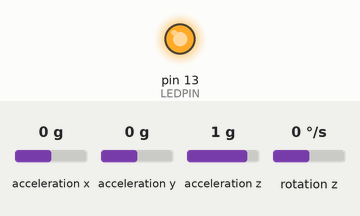
Recording of a sketch running on a simulated Arduino Uno, built with avr-gcc and run on an emulated ATmega328P. Parts: output pins drawn as LEDs (lit = HIGH). Wiring (inferred from the names in the program): MPU-6050 motion sensor at I2C address 0x68. The test bench sets the inputs (shaded band); at power-on: acceleration x 0 g, acceleration y 0 g, acceleration z 1 g, rotation z 0 °/s. What the sketch prints to the serial monitor is not drawn.

Above: at 0.01 s.
At 5.0 s:
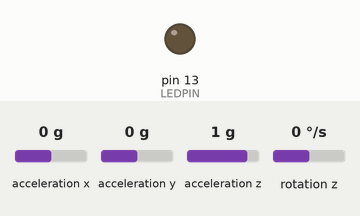
Timing chart, 0 to 6.5 s (numbered marks = the images above):
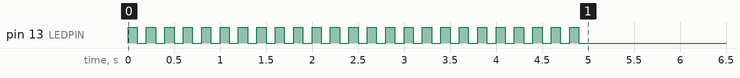

The sketch:

gyro-gyrobo.ino
```cpp
/****************************************
 * test gyro
 * Seulement le code lié à la lecture du gyro
 * issu du code du balancing robot
 * voir http://www.instructables.com/id/Brushless-Gimbal-Balancing-Robot/?ALLSTEPS
 */

#define LEDPIN   13

//angle calculations from MPU-6050--------------------------------------------------
#include <Wire.h>

#define MPU6050 0x68              //Device address (standard)
#define ACCEL_CONFIG 0x1C         //Accelerometer configuration address
#define GYRO_CONFIG 0x1B          //Gyro configuration address

//Registers: Accelerometer, Temp, Gyroscope
#define ACCEL_XOUT_H 0x3B
#define ACCEL_XOUT_L 0x3C
#define ACCEL_YOUT_H 0x3D
#define ACCEL_YOUT_L 0x3E
#define ACCEL_ZOUT_H 0x3F
#define ACCEL_ZOUT_L 0x40
#define TEMP_OUT_H 0x41
#define TEMP_OUT_L 0x42
#define GYRO_XOUT_H 0x43
#define GYRO_XOUT_L 0x44
#define GYRO_YOUT_H 0x45
#define GYRO_YOUT_L 0x46
#define GYRO_ZOUT_H 0x47
#define GYRO_ZOUT_L 0x48

#define PWR_MGMT_1 0x6B
#define PWR_MGMT_2 0x6C


//Sensor output scaling
#define accSens 0             // 0 = 2g, 1 = 4g, 2 = 8g, 3 = 16g
#define gyroSens 1            // 0 = 250rad/s, 1 = 500rad/s, 2 1000rad/s, 3 = 2000rad/s


int16_t  AcX, AcY, GyZ;       // acceleration en x et y, angle en z

//IMU offset values
int16_t  AcX_offset = 0;
int16_t  AcY_offset = 0;
int16_t  GyZ_offset = 0;
int32_t  GyZ_offset_sum = 0;


void setup() {

  pinMode (LEDPIN, OUTPUT);
  // Start Serial Port
  Serial.begin(57600);
  Serial.println("gyro test" );
  Serial.println("Pret !");

  for (int i = 0; i < 50; i++)
  {
    digitalWrite(LEDPIN, !digitalRead(LEDPIN));
    delay (100);
  }

  //setup robot angle calculation
  Serial.println("calibrating gyroscope...........");
  angle_setup();
}

void loop() {

    //calculate angle of robot
    angle_calc();

    // ajouté pour faciliter la compréhension des mouvements et leurs résultats
    delay(1000);
    Serial.println("--------------- Nouvelle Mesure ---------------");


}

//------------------------------------------------------------------
//Robot angle calculations------------------------------------------
//------------------------------------------------------------------

void writeTo(byte device, byte address, byte value) {
  Wire.beginTransmission(device);
  Wire.write(address);
  Wire.write(value);
  Wire.endTransmission(true);
}


//setup MPU6050
void angle_setup()
{
  Wire.begin();
  delay (100);
  writeTo(MPU6050, PWR_MGMT_1, 0);
  writeTo(MPU6050, ACCEL_CONFIG, accSens << 3); // Specifying output scaling of accelerometer
  writeTo(MPU6050, GYRO_CONFIG, gyroSens << 3); // Specifying output scaling of gyroscope
  delay (100);

  Serial.println("angle setup done !");
}


//calculate robot tilt angle
void angle_calc()
{
  // read raw accel/gyro measurements from device
  Wire.beginTransmission(MPU6050);
  Wire.write(0x3B);                  // starting with register 0x3B (ACCEL_XOUT_H)
  Wire.endTransmission(false);
  Wire.requestFrom(MPU6050, 4, true);  // request a total of 4 registers
  AcX = Wire.read() << 8 | Wire.read(); // 0x3B (ACCEL_XOUT_H) & 0x3C (ACCEL_XOUT_L)
  AcY = Wire.read() << 8 | Wire.read(); // 0x3D (ACCEL_YOUT_H) & 0x3E (ACCEL_YOUT_L)

  Wire.beginTransmission(MPU6050);
  Wire.write(0x47);
  Wire.endTransmission(false);
  Wire.requestFrom(MPU6050, 2, true);  // request a total of 2 registers
  GyZ = Wire.read() << 8 | Wire.read(); // 0x47 (GYRO_ZOUT_H) & 0x48 (GYRO_ZOUT_L)

/***********************
 * to print the values in a table
***********************/

  Serial.print("AcX = "); Serial.print(AcX); Serial.print("\t");
  Serial.print(" | AcY = "); Serial.print(AcY); Serial.print("\t");
  Serial.print(" | GyZ = "); Serial.print(GyZ); Serial.print("\t");
  Serial.print("\n");
/************************/

}
```
